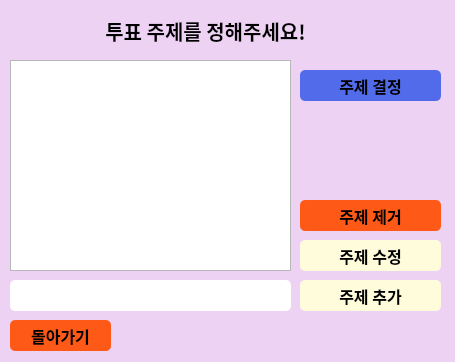
<?xml version="1.0" encoding="UTF-8"?>
<ui version="4.0">
 <class>Dialog</class>
 <widget class="QDialog" name="Dialog">
  <property name="geometry">
   <rect>
    <x>0</x>
    <y>0</y>
    <width>455</width>
    <height>362</height>
   </rect>
  </property>
  <property name="windowTitle">
   <string>Dialog</string>
  </property>
  <widget class="QLabel" name="label">
   <property name="geometry">
    <rect>
     <x>0</x>
     <y>0</y>
     <width>841</width>
     <height>401</height>
    </rect>
   </property>
   <property name="styleSheet">
    <string notr="true">background-color : #EDD2F3;</string>
   </property>
   <property name="text">
    <string/>
   </property>
   <property name="indent">
    <number>-1</number>
   </property>
  </widget>
  <widget class="QLabel" name="voteLabel">
   <property name="geometry">
    <rect>
     <x>-50</x>
     <y>0</y>
     <width>511</width>
     <height>61</height>
    </rect>
   </property>
   <property name="font">
    <font>
     <family>Noto Sans CJK KR Black</family>
     <pointsize>15</pointsize>
     <weight>75</weight>
     <bold>true</bold>
    </font>
   </property>
   <property name="text">
    <string>투표 주제를 정해주세요!</string>
   </property>
   <property name="alignment">
    <set>Qt::AlignCenter</set>
   </property>
  </widget>
  <widget class="QListWidget" name="subjectList">
   <property name="geometry">
    <rect>
     <x>10</x>
     <y>60</y>
     <width>281</width>
     <height>211</height>
    </rect>
   </property>
   <property name="font">
    <font>
     <family>Noto Sans CJK KR Black</family>
     <weight>75</weight>
     <bold>true</bold>
    </font>
   </property>
   <property name="styleSheet">
    <string notr="true">border-radius : 5px;
background-color : #ffffff;
border-color : #000000;
QScrollBar::vertical {              
            border: none;
            background:white;
            width:3px;
            margin: 0px 0px 0px 0px;
        }
        QScrollBar::handle:vertical {
            background: qlineargradient(x1:0, y1:0, x2:1, y2:0,
            stop: 0 rgb(32, 47, 130), stop: 0.5 rgb(32, 47, 130), stop:1 rgb(32, 47, 130));
            min-height: 0px;
        }
        QScrollBar::add-line:vertical {
            background: qlineargradient(x1:0, y1:0, x2:1, y2:0,
            stop: 0 rgb(32, 47, 130), stop: 0.5 rgb(32, 47, 130),  stop:1 rgb(32, 47, 130));
            height: 0px;
            subcontrol-position: bottom;
            subcontrol-origin: margin;
        }
        QScrollBar::sub-line:vertical {
            background: qlineargradient(x1:0, y1:0, x2:1, y2:0,
            stop: 0  rgb(32, 47, 130), stop: 0.5 rgb(32, 47, 130),  stop:1 rgb(32, 47, 130));
            height: 0 px;
            subcontrol-position: top;
            subcontrol-origin: margin;
        }</string>
   </property>
  </widget>
  <widget class="QPushButton" name="nextBtn">
   <property name="geometry">
    <rect>
     <x>300</x>
     <y>70</y>
     <width>141</width>
     <height>31</height>
    </rect>
   </property>
   <property name="font">
    <font>
     <family>Noto Sans CJK KR Black</family>
     <pointsize>12</pointsize>
     <weight>75</weight>
     <bold>true</bold>
    </font>
   </property>
   <property name="styleSheet">
    <string notr="true">background-color : #516BEB;
border-radius : 5px;</string>
   </property>
   <property name="text">
    <string>주제 결정</string>
   </property>
  </widget>
  <widget class="QPushButton" name="removeBtn">
   <property name="geometry">
    <rect>
     <x>300</x>
     <y>200</y>
     <width>141</width>
     <height>31</height>
    </rect>
   </property>
   <property name="font">
    <font>
     <family>Noto Sans CJK KR Black</family>
     <pointsize>12</pointsize>
     <weight>75</weight>
     <bold>true</bold>
    </font>
   </property>
   <property name="styleSheet">
    <string notr="true">background-color : rgb(255, 89, 24);
border-radius : 5px;</string>
   </property>
   <property name="text">
    <string>주제 제거</string>
   </property>
  </widget>
  <widget class="QPushButton" name="addBtn">
   <property name="geometry">
    <rect>
     <x>300</x>
     <y>280</y>
     <width>141</width>
     <height>31</height>
    </rect>
   </property>
   <property name="font">
    <font>
     <family>Noto Sans CJK KR Black</family>
     <pointsize>12</pointsize>
     <weight>75</weight>
     <bold>true</bold>
    </font>
   </property>
   <property name="styleSheet">
    <string notr="true">background-color : #FFFCDC;
border-radius : 5px;</string>
   </property>
   <property name="text">
    <string>주제 추가</string>
   </property>
  </widget>
  <widget class="QPushButton" name="editBtn">
   <property name="geometry">
    <rect>
     <x>300</x>
     <y>240</y>
     <width>141</width>
     <height>31</height>
    </rect>
   </property>
   <property name="font">
    <font>
     <family>Noto Sans CJK KR Black</family>
     <pointsize>12</pointsize>
     <weight>75</weight>
     <bold>true</bold>
    </font>
   </property>
   <property name="styleSheet">
    <string notr="true">background-color : #FFFCDC;
border-radius : 5px;</string>
   </property>
   <property name="text">
    <string>주제 수정</string>
   </property>
  </widget>
  <widget class="QPushButton" name="goBackBtn">
   <property name="geometry">
    <rect>
     <x>10</x>
     <y>320</y>
     <width>101</width>
     <height>31</height>
    </rect>
   </property>
   <property name="font">
    <font>
     <family>Noto Sans CJK KR Black</family>
     <pointsize>12</pointsize>
     <weight>75</weight>
     <bold>true</bold>
    </font>
   </property>
   <property name="styleSheet">
    <string notr="true">background-color : rgb(255, 89, 24);
border-radius : 5px;</string>
   </property>
   <property name="text">
    <string>돌아가기</string>
   </property>
  </widget>
  <widget class="QLineEdit" name="subjectInput">
   <property name="geometry">
    <rect>
     <x>10</x>
     <y>280</y>
     <width>281</width>
     <height>31</height>
    </rect>
   </property>
   <property name="font">
    <font>
     <family>Noto Sans CJK KR Black</family>
     <pointsize>12</pointsize>
     <weight>75</weight>
     <bold>true</bold>
    </font>
   </property>
   <property name="styleSheet">
    <string notr="true">border-radius : 5px;
background-color : white;</string>
   </property>
  </widget>
 </widget>
 <resources/>
 <connections/>
</ui>
